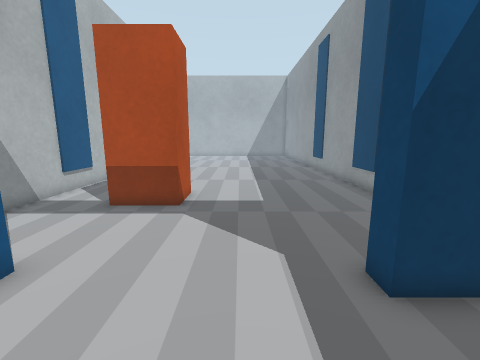
view 1 (above)

17 first-person views from a walk through a Webots world. The camera is 0.5 m above the floor, tilts 10° down and sees 90° across. The floor is counted in squares, 0.2 m on a side. Each view is taken from the middle of a square. On the plan, view 1 faces up. The plan holds only what a view shows up to about 17 squares ahead; the rest is blank. The robots in the file are not drawn.

view 2
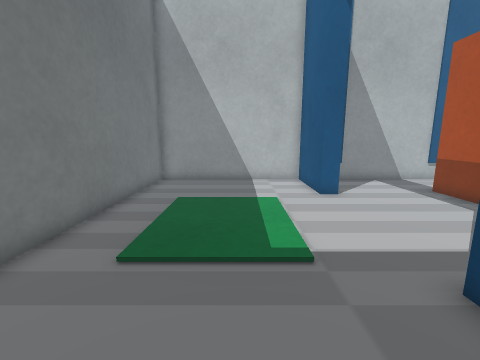

view 3
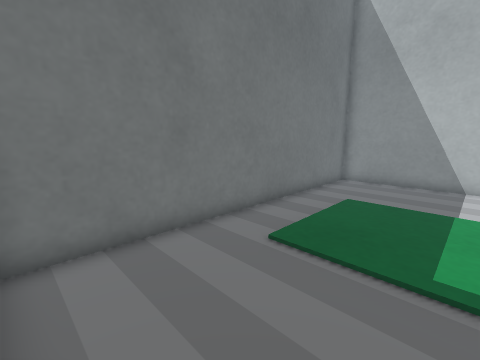

view 4
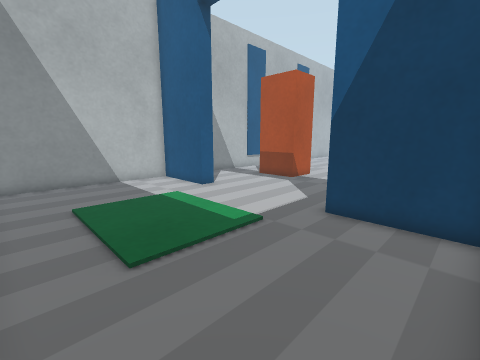

view 5
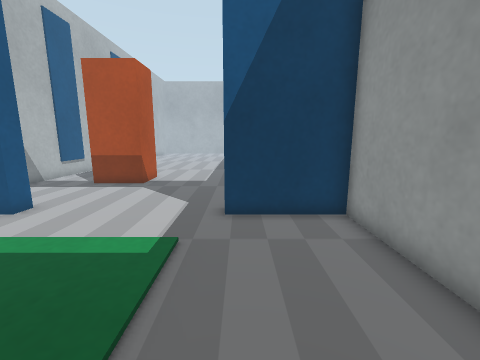

view 6
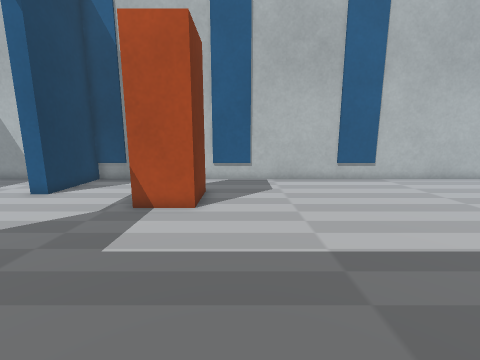

view 7
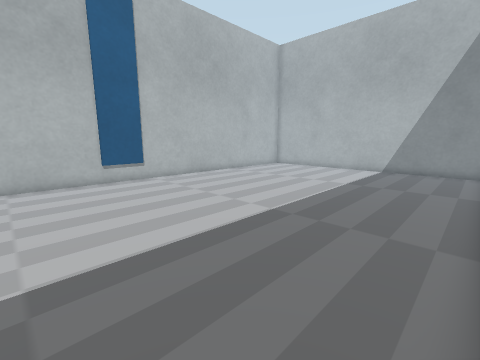

view 8
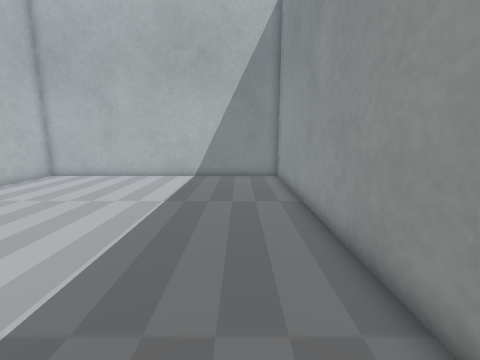

view 9
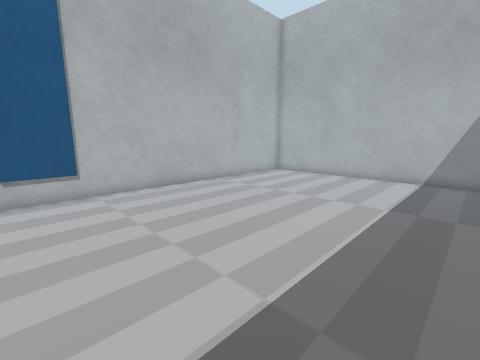

view 10
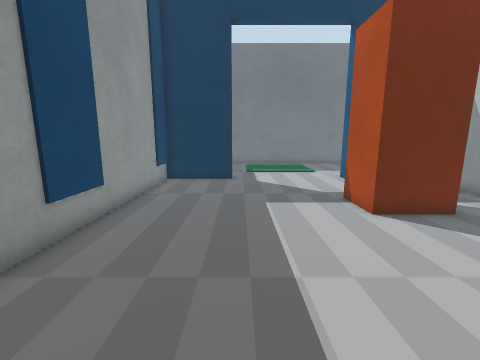

view 11
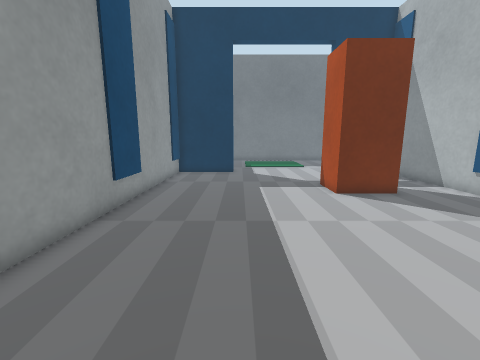

view 12
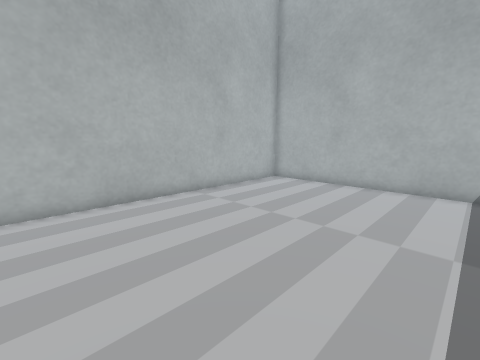

view 13
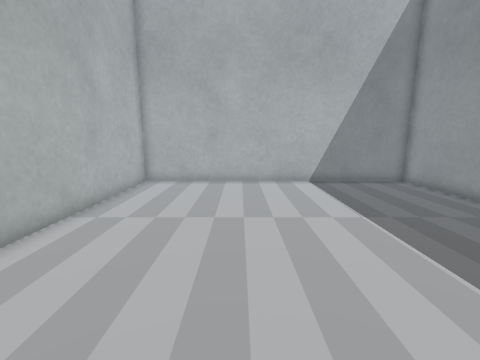

view 14
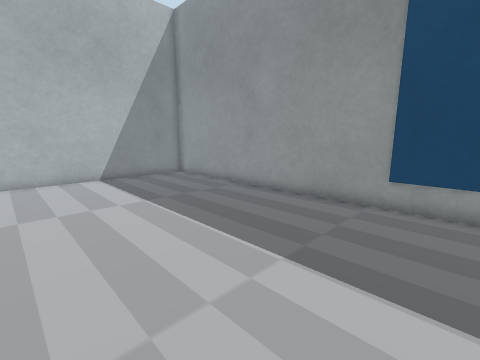

view 15
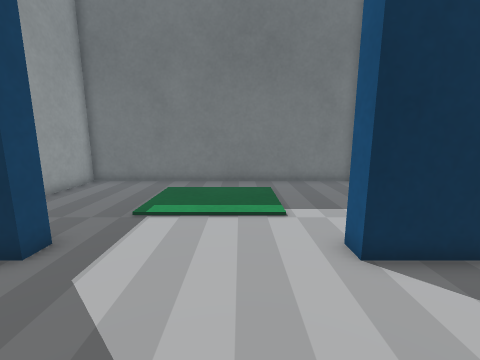

view 16
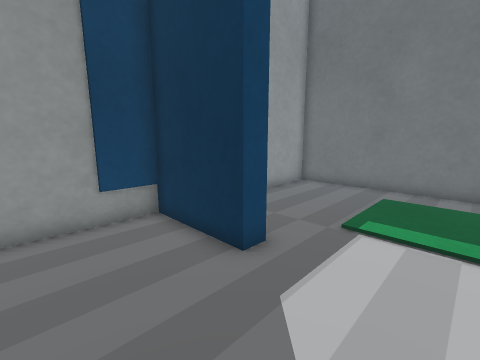

view 17
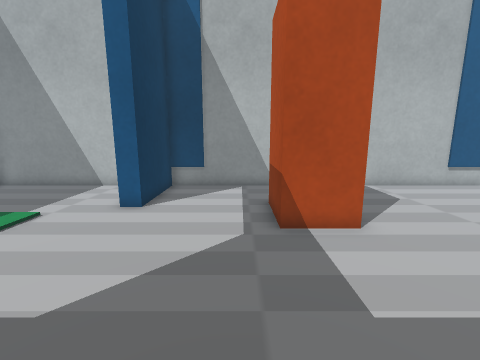

### Floor plan
Ten units are one square. View 1 is at (0, 0); x grows to the right and y downward. Boxes are objects, and circles mark ways between rooms. Rooms are numbered by the first view taken in them; rooms with no view inside come last. Other rooms are left out.
<svg viewBox="-90 -353 160 405">
<path fill="none" stroke="#000" d="M-45 -44 -45 -36 -85 -36 -85 47 65 47 65 -36 25 -36 25 -44M25 -44 65 -44 65 -348 -85 -348 -85 -44 -45 -44"/>
<rect x="-55" y="-115" width="30" height="30" fill="#bbb"><title>orange box</title></rect>
<circle cx="-10" cy="-40" r="3" fill="#2a7"/>
<text x="-10" y="0">1</text>
<text x="-10" y="-200">2</text>
</svg>
Room 1 opens to room 2.

Where each view was taken, in squares from view 1:
view 1: 0 up, 0 right, facing up
view 2: 0 up, 6 right, facing left
view 3: 1 up, 6 right, facing down-left
view 4: 4 down, 6 right, facing up-left
view 5: 4 down, 3 right, facing up
view 6: 13 up, 6 right, facing left
view 7: 15 up, 6 right, facing up-left
view 8: 19 up, 4 right, facing up
view 9: 19 up, 3 right, facing up-left
view 10: 19 up, 2 right, facing down
view 11: 22 up, 2 right, facing down
view 12: 22 up, 1 right, facing up-left
view 13: 21 up, 3 left, facing up
view 14: 19 up, 3 left, facing up-right
view 15: 9 up, 2 left, facing down
view 16: 8 up, 1 left, facing down-right
view 17: 8 up, 4 right, facing left
